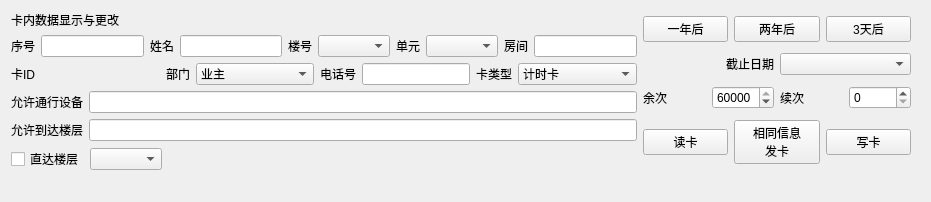
                   <widget class="QWidget" name="two_45" native="true">
                    <layout class="QHBoxLayout" name="horizontalLayout_74" stretch="7,3">
                     <property name="rightMargin">
                      <number>20</number>
                     </property>
                     <item>
                      <layout class="QVBoxLayout" name="verticalLayout_32">
                       <property name="bottomMargin">
                        <number>20</number>
                       </property>
                       <item>
                        <widget class="QLabel" name="label_198">
                         <property name="text">
                          <string>卡内数据显示与更改</string>
                         </property>
                        </widget>
                       </item>
                       <item>
                        <layout class="QHBoxLayout" name="horizontalLayout_75">
                         <item>
                          <widget class="QLabel" name="label_199">
                           <property name="text">
                            <string>序号</string>
                           </property>
                          </widget>
                         </item>
                         <item>
                          <widget class="QLineEdit" name="lineEdit_37"/>
                         </item>
                         <item>
                          <widget class="QLabel" name="label_200">
                           <property name="text">
                            <string>姓名</string>
                           </property>
                          </widget>
                         </item>
                         <item>
                          <widget class="QLineEdit" name="lineEdit_38"/>
                         </item>
                         <item>
                          <widget class="QLabel" name="label_201">
                           <property name="text">
                            <string>楼号</string>
                           </property>
                          </widget>
                         </item>
                         <item>
                          <widget class="QComboBox" name="comboBox_30"/>
                         </item>
                         <item>
                          <widget class="QLabel" name="label_202">
                           <property name="text">
                            <string>单元</string>
                           </property>
                          </widget>
                         </item>
                         <item>
                          <widget class="QComboBox" name="comboBox_31"/>
                         </item>
                         <item>
                          <widget class="QLabel" name="label_203">
                           <property name="text">
                            <string>房间</string>
                           </property>
                          </widget>
                         </item>
                         <item>
                          <widget class="QLineEdit" name="lineEdit_39"/>
                         </item>
                        </layout>
                       </item>
                       <item>
                        <layout class="QHBoxLayout" name="horizontalLayout_76">
                         <item>
                          <widget class="QLabel" name="label_204">
                           <property name="sizePolicy">
                            <sizepolicy hsizetype="Fixed" vsizetype="Preferred">
                             <horstretch>0</horstretch>
                             <verstretch>0</verstretch>
                            </sizepolicy>
                           </property>
                           <property name="text">
                            <string>卡ID</string>
                           </property>
                          </widget>
                         </item>
                         <item>
                          <widget class="QLabel" name="label_205">
                           <property name="text">
                            <string/>
                           </property>
                          </widget>
                         </item>
                         <item>
                          <widget class="QLabel" name="label_206">
                           <property name="sizePolicy">
                            <sizepolicy hsizetype="Fixed" vsizetype="Preferred">
                             <horstretch>0</horstretch>
                             <verstretch>0</verstretch>
                            </sizepolicy>
                           </property>
                           <property name="text">
                            <string>部门</string>
                           </property>
                          </widget>
                         </item>
                         <item>
                          <widget class="QComboBox" name="comboBox_32">
                           <item>
                            <property name="text">
                             <string>业主</string>
                            </property>
                           </item>
                           <item>
                            <property name="text">
                             <string>物业</string>
                            </property>
                           </item>
                          </widget>
                         </item>
                         <item>
                          <widget class="QLabel" name="label_207">
                           <property name="sizePolicy">
                            <sizepolicy hsizetype="Fixed" vsizetype="Preferred">
                             <horstretch>0</horstretch>
                             <verstretch>0</verstretch>
                            </sizepolicy>
                           </property>
                           <property name="text">
                            <string>电话号</string>
                           </property>
                          </widget>
                         </item>
                         <item>
                          <widget class="QLineEdit" name="lineEdit_40">
                           <property name="sizePolicy">
                            <sizepolicy hsizetype="Fixed" vsizetype="Fixed">
                             <horstretch>0</horstretch>
                             <verstretch>0</verstretch>
                            </sizepolicy>
                           </property>
                          </widget>
                         </item>
                         <item>
                          <widget class="QLabel" name="label_208">
                           <property name="sizePolicy">
                            <sizepolicy hsizetype="Fixed" vsizetype="Preferred">
                             <horstretch>0</horstretch>
                             <verstretch>0</verstretch>
                            </sizepolicy>
                           </property>
                           <property name="text">
                            <string>卡类型</string>
                           </property>
                          </widget>
                         </item>
                         <item>
                          <widget class="QComboBox" name="comboBox_33">
                           <property name="editable">
                            <bool>false</bool>
                           </property>
                           <item>
                            <property name="text">
                             <string>计时卡</string>
                            </property>
                           </item>
                           <item>
                            <property name="text">
                             <string>计次卡</string>
                            </property>
                           </item>
                           <item>
                            <property name="text">
                             <string>计时计次卡</string>
                            </property>
                           </item>
                          </widget>
                         </item>
                        </layout>
                       </item>
                       <item>
                        <layout class="QHBoxLayout" name="horizontalLayout_77">
                         <item>
                          <widget class="QLabel" name="label_209">
                           <property name="text">
                            <string>允许通行设备</string>
                           </property>
                          </widget>
                         </item>
                         <item>
                          <widget class="QLineEdit" name="lineEdit_41"/>
                         </item>
                        </layout>
                       </item>
                       <item>
                        <layout class="QHBoxLayout" name="horizontalLayout_78">
                         <item>
                          <widget class="QLabel" name="label_210">
                           <property name="text">
                            <string>允许到达楼层</string>
                           </property>
                          </widget>
                         </item>
                         <item>
                          <widget class="QLineEdit" name="lineEdit_42"/>
                         </item>
                        </layout>
                       </item>
                       <item>
                        <layout class="QHBoxLayout" name="horizontalLayout_79">
                         <item>
                          <widget class="QCheckBox" name="checkBox_8">
                           <property name="sizePolicy">
                            <sizepolicy hsizetype="Fixed" vsizetype="Fixed">
                             <horstretch>0</horstretch>
                             <verstretch>0</verstretch>
                            </sizepolicy>
                           </property>
                           <property name="text">
                            <string>直达楼层</string>
                           </property>
                          </widget>
                         </item>
                         <item>
                          <widget class="QComboBox" name="sixfour_4">
                           <property name="sizePolicy">
                            <sizepolicy hsizetype="Fixed" vsizetype="Fixed">
                             <horstretch>0</horstretch>
                             <verstretch>0</verstretch>
                            </sizepolicy>
                           </property>
                          </widget>
                         </item>
                         <item>
                          <widget class="QLabel" name="label_211">
                           <property name="sizePolicy">
                            <sizepolicy hsizetype="Minimum" vsizetype="Preferred">
                             <horstretch>0</horstretch>
                             <verstretch>0</verstretch>
                            </sizepolicy>
                           </property>
                           <property name="text">
                            <string/>
                           </property>
                          </widget>
                         </item>
                        </layout>
                       </item>
                      </layout>
                     </item>
                     <item>
                      <layout class="QVBoxLayout" name="verticalLayout_33">
                       <property name="bottomMargin">
                        <number>20</number>
                       </property>
                       <item>
                        <layout class="QHBoxLayout" name="horizontalLayout_80">
                         <item>
                          <widget class="QPushButton" name="pushButton_53">
                           <property name="text">
                            <string>一年后</string>
                           </property>
                          </widget>
                         </item>
                         <item>
                          <widget class="QPushButton" name="pushButton_54">
                           <property name="text">
                            <string>两年后</string>
                           </property>
                          </widget>
                         </item>
                         <item>
                          <widget class="QPushButton" name="pushButton_55">
                           <property name="text">
                            <string>3天后</string>
                           </property>
                          </widget>
                         </item>
                        </layout>
                       </item>
                       <item>
                        <layout class="QHBoxLayout" name="horizontalLayout_81">
                         <item>
                          <widget class="QLabel" name="label_212">
                           <property name="text">
                            <string>截止日期</string>
                           </property>
                           <property name="alignment">
                            <set>Qt::AlignRight|Qt::AlignTrailing|Qt::AlignVCenter</set>
                           </property>
                          </widget>
                         </item>
                         <item>
                          <widget class="QComboBox" name="comboBox_34"/>
                         </item>
                        </layout>
                       </item>
                       <item>
                        <layout class="QHBoxLayout" name="horizontalLayout_82">
                         <item>
                          <widget class="QLabel" name="label_213">
                           <property name="text">
                            <string>余次</string>
                           </property>
                          </widget>
                         </item>
                         <item>
                          <widget class="QSpinBox" name="spinBox_10">
                           <property name="maximum">
                            <number>60000</number>
                           </property>
                           <property name="value">
                            <number>60000</number>
                           </property>
                          </widget>
                         </item>
                         <item>
                          <widget class="QLabel" name="label_214">
                           <property name="text">
                            <string>续次</string>
                           </property>
                          </widget>
                         </item>
                         <item>
                          <widget class="QSpinBox" name="spinBox_11">
                           <property name="maximum">
                            <number>60000</number>
                           </property>
                          </widget>
                         </item>
                        </layout>
                       </item>
                       <item>
                        <layout class="QHBoxLayout" name="horizontalLayout_83">
                         <item>
                          <widget class="QPushButton" name="pushButton_56">
                           <property name="text">
                            <string>读卡</string>
                           </property>
                          </widget>
                         </item>
                         <item>
                          <widget class="QPushButton" name="pushButton_57">
                           <property name="text">
                            <string>相同信息
发卡</string>
                           </property>
                          </widget>
                         </item>
                         <item>
                          <widget class="QPushButton" name="pushButton_58">
                           <property name="text">
                            <string>写卡</string>
                           </property>
                          </widget>
                         </item>
                        </layout>
                       </item>
                      </layout>
                     </item>
                    </layout>
                   </widget>
